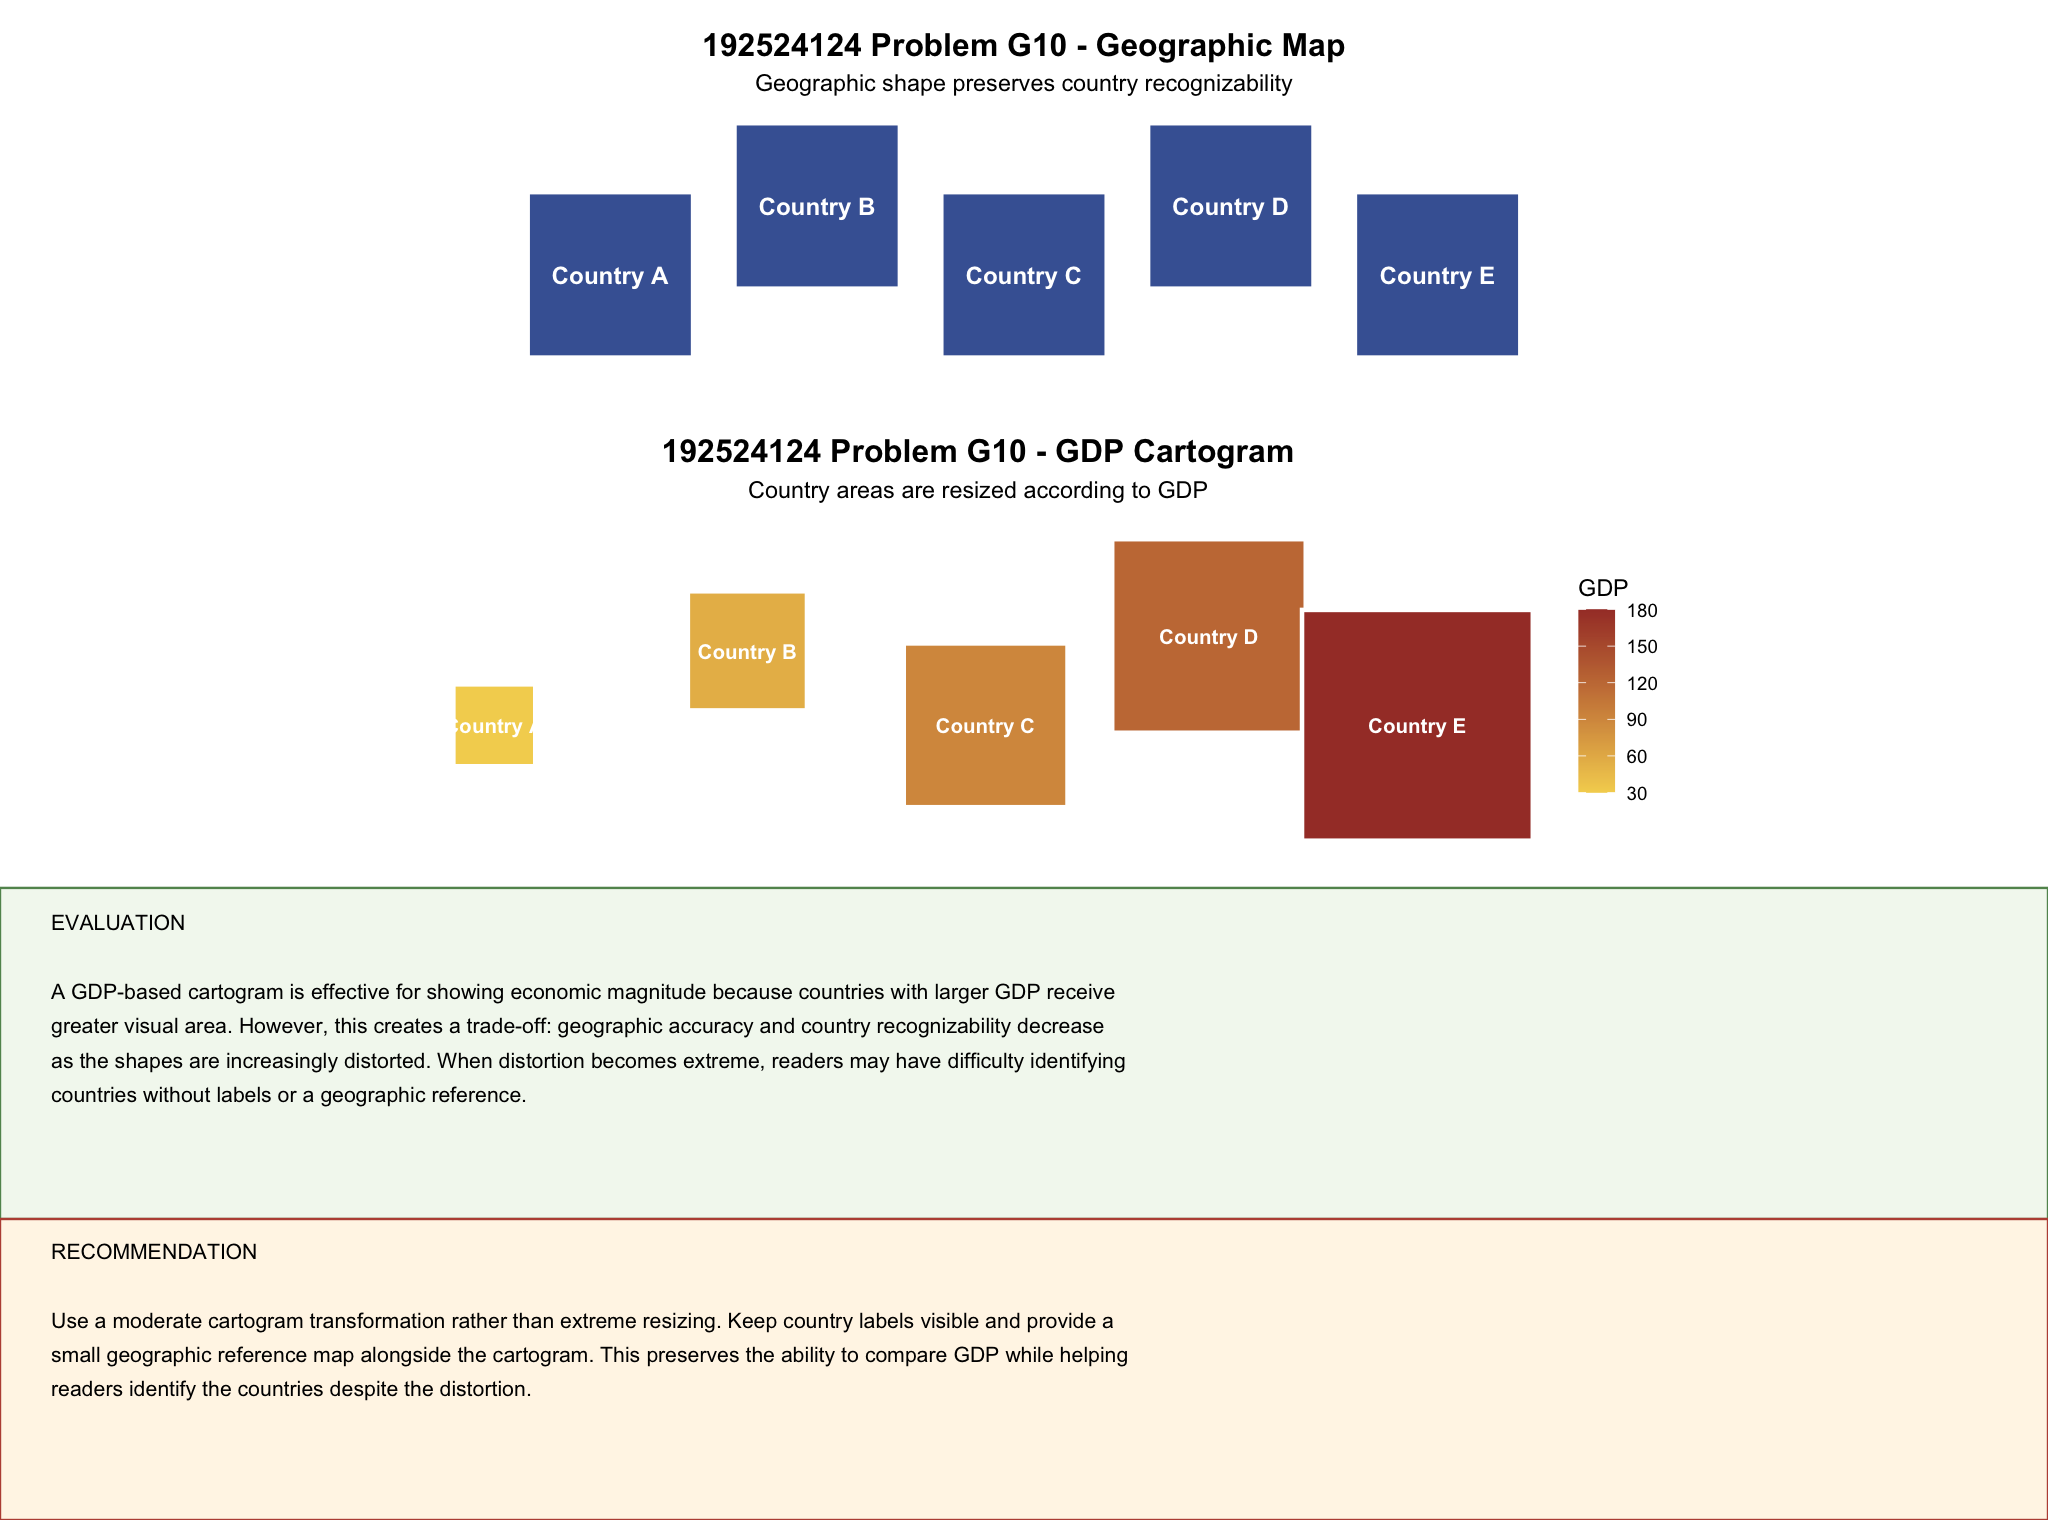

R code for this plot:
# ============================================================
# Problem G10 - Cartogram Evaluation
# ============================================================

library(ggplot2)
library(gridExtra)
library(grid)

# ------------------------------------------------------------
# Geographic reference data
# ------------------------------------------------------------

country_data <- data.frame(
  Country = c(
    "Country A",
    "Country B",
    "Country C",
    "Country D",
    "Country E"
  ),
  
  GDP = c(
    30,
    55,
    90,
    120,
    180
  ),
  
  map_x = c(
    1,
    2.5,
    4,
    5.5,
    7
  ),
  
  map_y = c(
    1.5,
    2,
    1.5,
    2,
    1.5
  )
)

# ------------------------------------------------------------
# Geographic Map
# ------------------------------------------------------------

geographic_plot <- ggplot(
  country_data,
  aes(
    x = map_x,
    y = map_y
  )
) +
  
  geom_tile(
    aes(
      width = 1.2,
      height = 1.2
    ),
    fill = "#4563A3",
    color = "white",
    linewidth = 1
  ) +
  
  geom_text(
    aes(
      label = Country
    ),
    color = "white",
    fontface = "bold",
    size = 4
  ) +
  
  coord_fixed(
    xlim = c(0.2, 7.8),
    ylim = c(0.7, 2.8),
    expand = FALSE
  ) +
  
  labs(
    title = "192524124 Problem G10 - Geographic Map",
    subtitle = "Geographic shape preserves country recognizability"
  ) +
  
  theme_void() +
  
  theme(
    plot.title = element_text(
      hjust = 0.5,
      face = "bold",
      size = 15
    ),
    
    plot.subtitle = element_text(
      hjust = 0.5,
      size = 11
    ),
    
    plot.margin = margin(
      10, 20, 10, 20
    )
  )

# ------------------------------------------------------------
# GDP Cartogram Data
# ------------------------------------------------------------

cartogram_data <- data.frame(
  Country = c(
    "Country A",
    "Country B",
    "Country C",
    "Country D",
    "Country E"
  ),
  
  GDP = c(
    30,
    55,
    90,
    120,
    180
  ),
  
  x = c(
    1.0,
    2.7,
    4.3,
    5.8,
    7.2
  ),
  
  y = c(
    1.4,
    1.9,
    1.4,
    2.0,
    1.4
  ),
  
  width = c(
    0.55,
    0.80,
    1.10,
    1.30,
    1.55
  ),
  
  height = c(
    0.55,
    0.80,
    1.10,
    1.30,
    1.55
  )
)

# ------------------------------------------------------------
# GDP Cartogram
# ------------------------------------------------------------

cartogram_plot <- ggplot(
  cartogram_data,
  aes(
    x = x,
    y = y
  )
) +
  
  geom_tile(
    aes(
      width = width,
      height = height,
      fill = GDP
    ),
    color = "white",
    linewidth = 1
  ) +
  
  # Keep the smallest country label readable
  geom_text(
    aes(
      label = ifelse(
        Country == "Country A",
        "A",
        Country
      )
    ),
    color = "white",
    fontface = "bold",
    size = 3.4
  ) +
  
  scale_fill_gradient(
    low = "#F4D35E",
    high = "#A63D32",
    name = "GDP"
  ) +
  
  coord_fixed(
    xlim = c(0.3, 8.2),
    ylim = c(0.45, 2.9),
    expand = FALSE
  ) +
  
  labs(
    title = "192524124 Problem G10 - GDP Cartogram",
    subtitle = "Country areas are resized according to GDP"
  ) +
  
  theme_void() +
  
  theme(
    plot.title = element_text(
      hjust = 0.5,
      face = "bold",
      size = 15
    ),
    
    plot.subtitle = element_text(
      hjust = 0.5,
      size = 11
    ),
    
    legend.position = "right",
    
    plot.margin = margin(
      10, 20, 10, 20
    )
  )

# ------------------------------------------------------------
# Evaluation
# ------------------------------------------------------------

evaluation_text <- paste(
  "EVALUATION\n\n",
  
  "A GDP-based cartogram is effective for showing economic magnitude",
  "because countries with larger GDP receive greater visual area.",
  "However, this creates a trade-off: geographic accuracy and country",
  "recognizability decrease as the shapes are increasingly distorted.",
  "When distortion becomes extreme, readers may have difficulty",
  "identifying countries without labels or a geographic reference.",
  
  sep = " "
)

evaluation_grob <- grobTree(
  
  rectGrob(
    gp = gpar(
      fill = "#F3F8F0",
      col = "#62935D",
      lwd = 1.5
    )
  ),
  
  textGrob(
    label = paste(
      strwrap(
        evaluation_text,
        width = 115
      ),
      collapse = "\n"
    ),
    
    x = unit(0.025, "npc"),
    y = unit(0.92, "npc"),
    
    hjust = 0,
    vjust = 1,
    
    gp = gpar(
      fontsize = 10,
      lineheight = 1.35
    )
  )
)

# ------------------------------------------------------------
# Recommendation
# ------------------------------------------------------------

recommendation_text <- paste(
  "RECOMMENDATION\n\n",
  
  "Use a moderate cartogram transformation rather than extreme resizing.",
  "Keep country labels visible and provide a small geographic reference",
  "map alongside the cartogram. This preserves the ability to compare GDP",
  "while helping readers identify the countries despite the distortion.",
  
  sep = " "
)

recommendation_grob <- grobTree(
  
  rectGrob(
    gp = gpar(
      fill = "#FFF6E8",
      col = "#BA5142",
      lwd = 1.5
    )
  ),
  
  textGrob(
    label = paste(
      strwrap(
        recommendation_text,
        width = 115
      ),
      collapse = "\n"
    ),
    
    x = unit(0.025, "npc"),
    y = unit(0.92, "npc"),
    
    hjust = 0,
    vjust = 1,
    
    gp = gpar(
      fontsize = 10,
      lineheight = 1.35
    )
  )
)

# ------------------------------------------------------------
# Display complete answer
# ------------------------------------------------------------

grid.newpage()

grid.arrange(
  
  geographic_plot,
  
  cartogram_plot,
  
  evaluation_grob,
  
  recommendation_grob,
  
  ncol = 1,
  
  heights = c(
    2.7,
    3.2,
    2.2,
    2.0
  )
)
